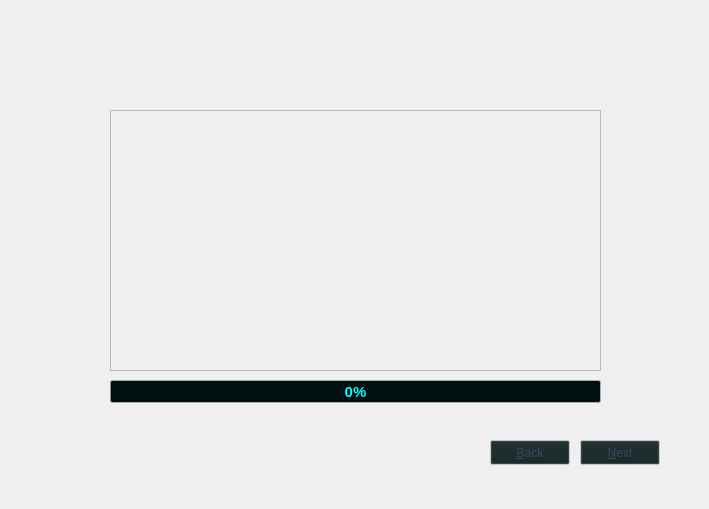
   <widget class="QWidget" name="previewScreenPage">
    <widget class="QLabel" name="backgroundPreview">
     <property name="geometry">
      <rect>
       <x>0</x>
       <y>0</y>
       <width>700</width>
       <height>500</height>
      </rect>
     </property>
     <property name="palette">
      <palette>
       <active>
        <colorrole role="WindowText">
         <brush brushstyle="SolidPattern">
          <color alpha="255">
           <red>170</red>
           <green>255</green>
           <blue>255</blue>
          </color>
         </brush>
        </colorrole>
       </active>
       <inactive>
        <colorrole role="WindowText">
         <brush brushstyle="SolidPattern">
          <color alpha="255">
           <red>170</red>
           <green>255</green>
           <blue>255</blue>
          </color>
         </brush>
        </colorrole>
       </inactive>
       <disabled>
        <colorrole role="WindowText">
         <brush brushstyle="SolidPattern">
          <color alpha="255">
           <red>119</red>
           <green>119</green>
           <blue>119</blue>
          </color>
         </brush>
        </colorrole>
       </disabled>
      </palette>
     </property>
     <property name="text">
      <string/>
     </property>
     <property name="pixmap">
      <pixmap resource="../../resources.qrc">:/src/resources/backgrounds/main.png</pixmap>
     </property>
    </widget>
    <widget class="QPushButton" name="displayCropScreenBackButton">
     <property name="enabled">
      <bool>false</bool>
     </property>
     <property name="geometry">
      <rect>
       <x>490</x>
       <y>440</y>
       <width>80</width>
       <height>25</height>
      </rect>
     </property>
     <property name="palette">
      <palette>
       <active>
        <colorrole role="Button">
         <brush brushstyle="SolidPattern">
          <color alpha="255">
           <red>18</red>
           <green>34</green>
           <blue>34</blue>
          </color>
         </brush>
        </colorrole>
        <colorrole role="ButtonText">
         <brush brushstyle="SolidPattern">
          <color alpha="255">
           <red>60</red>
           <green>180</green>
           <blue>180</blue>
          </color>
         </brush>
        </colorrole>
       </active>
       <inactive>
        <colorrole role="Button">
         <brush brushstyle="SolidPattern">
          <color alpha="255">
           <red>18</red>
           <green>34</green>
           <blue>34</blue>
          </color>
         </brush>
        </colorrole>
        <colorrole role="ButtonText">
         <brush brushstyle="SolidPattern">
          <color alpha="255">
           <red>60</red>
           <green>180</green>
           <blue>180</blue>
          </color>
         </brush>
        </colorrole>
       </inactive>
       <disabled>
        <colorrole role="Button">
         <brush brushstyle="SolidPattern">
          <color alpha="255">
           <red>18</red>
           <green>34</green>
           <blue>34</blue>
          </color>
         </brush>
        </colorrole>
        <colorrole role="ButtonText">
         <brush brushstyle="SolidPattern">
          <color alpha="255">
           <red>60</red>
           <green>68</green>
           <blue>102</blue>
          </color>
         </brush>
        </colorrole>
       </disabled>
      </palette>
     </property>
     <property name="text">
      <string>&amp;Back</string>
     </property>
    </widget>
    <widget class="QLabel" name="userImageSelect">
     <property name="geometry">
      <rect>
       <x>110</x>
       <y>110</y>
       <width>491</width>
       <height>261</height>
      </rect>
     </property>
     <property name="mouseTracking">
      <bool>true</bool>
     </property>
     <property name="styleSheet">
      <string notr="true"/>
     </property>
     <property name="frameShape">
      <enum>QFrame::StyledPanel</enum>
     </property>
     <property name="frameShadow">
      <enum>QFrame::Plain</enum>
     </property>
     <property name="lineWidth">
      <number>0</number>
     </property>
     <property name="midLineWidth">
      <number>0</number>
     </property>
     <property name="text">
      <string/>
     </property>
     <property name="alignment">
      <set>Qt::AlignCenter</set>
     </property>
    </widget>
    <widget class="QPushButton" name="displayLoadScreenButton">
     <property name="enabled">
      <bool>false</bool>
     </property>
     <property name="geometry">
      <rect>
       <x>580</x>
       <y>440</y>
       <width>80</width>
       <height>25</height>
      </rect>
     </property>
     <property name="palette">
      <palette>
       <active>
        <colorrole role="Button">
         <brush brushstyle="SolidPattern">
          <color alpha="255">
           <red>18</red>
           <green>34</green>
           <blue>34</blue>
          </color>
         </brush>
        </colorrole>
        <colorrole role="ButtonText">
         <brush brushstyle="SolidPattern">
          <color alpha="255">
           <red>60</red>
           <green>180</green>
           <blue>180</blue>
          </color>
         </brush>
        </colorrole>
       </active>
       <inactive>
        <colorrole role="Button">
         <brush brushstyle="SolidPattern">
          <color alpha="255">
           <red>18</red>
           <green>34</green>
           <blue>34</blue>
          </color>
         </brush>
        </colorrole>
        <colorrole role="ButtonText">
         <brush brushstyle="SolidPattern">
          <color alpha="255">
           <red>60</red>
           <green>180</green>
           <blue>180</blue>
          </color>
         </brush>
        </colorrole>
       </inactive>
       <disabled>
        <colorrole role="Button">
         <brush brushstyle="SolidPattern">
          <color alpha="255">
           <red>18</red>
           <green>34</green>
           <blue>34</blue>
          </color>
         </brush>
        </colorrole>
        <colorrole role="ButtonText">
         <brush brushstyle="SolidPattern">
          <color alpha="255">
           <red>60</red>
           <green>68</green>
           <blue>102</blue>
          </color>
         </brush>
        </colorrole>
       </disabled>
      </palette>
     </property>
     <property name="text">
      <string>&amp;Next</string>
     </property>
    </widget>
    <widget class="QProgressBar" name="imageProgressBar">
     <property name="enabled">
      <bool>true</bool>
     </property>
     <property name="geometry">
      <rect>
       <x>110</x>
       <y>380</y>
       <width>491</width>
       <height>23</height>
      </rect>
     </property>
     <property name="palette">
      <palette>
       <active>
        <colorrole role="Text">
         <brush brushstyle="SolidPattern">
          <color alpha="255">
           <red>0</red>
           <green>255</green>
           <blue>255</blue>
          </color>
         </brush>
        </colorrole>
        <colorrole role="Base">
         <brush brushstyle="SolidPattern">
          <color alpha="255">
           <red>0</red>
           <green>16</green>
           <blue>16</blue>
          </color>
         </brush>
        </colorrole>
        <colorrole role="Highlight">
         <brush brushstyle="SolidPattern">
          <color alpha="255">
           <red>85</red>
           <green>255</green>
           <blue>255</blue>
          </color>
         </brush>
        </colorrole>
        <colorrole role="HighlightedText">
         <brush brushstyle="SolidPattern">
          <color alpha="255">
           <red>0</red>
           <green>64</green>
           <blue>64</blue>
          </color>
         </brush>
        </colorrole>
        <colorrole role="PlaceholderText">
         <brush brushstyle="SolidPattern">
          <color alpha="128">
           <red>0</red>
           <green>255</green>
           <blue>255</blue>
          </color>
         </brush>
        </colorrole>
       </active>
       <inactive>
        <colorrole role="Text">
         <brush brushstyle="SolidPattern">
          <color alpha="255">
           <red>0</red>
           <green>255</green>
           <blue>255</blue>
          </color>
         </brush>
        </colorrole>
        <colorrole role="Base">
         <brush brushstyle="SolidPattern">
          <color alpha="255">
           <red>0</red>
           <green>16</green>
           <blue>16</blue>
          </color>
         </brush>
        </colorrole>
        <colorrole role="Highlight">
         <brush brushstyle="SolidPattern">
          <color alpha="255">
           <red>85</red>
           <green>255</green>
           <blue>255</blue>
          </color>
         </brush>
        </colorrole>
        <colorrole role="HighlightedText">
         <brush brushstyle="SolidPattern">
          <color alpha="255">
           <red>0</red>
           <green>64</green>
           <blue>64</blue>
          </color>
         </brush>
        </colorrole>
        <colorrole role="PlaceholderText">
         <brush brushstyle="SolidPattern">
          <color alpha="128">
           <red>0</red>
           <green>255</green>
           <blue>255</blue>
          </color>
         </brush>
        </colorrole>
       </inactive>
       <disabled>
        <colorrole role="Text">
         <brush brushstyle="SolidPattern">
          <color alpha="255">
           <red>123</red>
           <green>123</green>
           <blue>123</blue>
          </color>
         </brush>
        </colorrole>
        <colorrole role="Base">
         <brush brushstyle="SolidPattern">
          <color alpha="255">
           <red>238</red>
           <green>238</green>
           <blue>238</blue>
          </color>
         </brush>
        </colorrole>
        <colorrole role="Highlight">
         <brush brushstyle="SolidPattern">
          <color alpha="255">
           <red>159</red>
           <green>159</green>
           <blue>159</blue>
          </color>
         </brush>
        </colorrole>
        <colorrole role="HighlightedText">
         <brush brushstyle="SolidPattern">
          <color alpha="255">
           <red>0</red>
           <green>64</green>
           <blue>64</blue>
          </color>
         </brush>
        </colorrole>
        <colorrole role="PlaceholderText">
         <brush brushstyle="SolidPattern">
          <color alpha="128">
           <red>35</red>
           <green>38</green>
           <blue>41</blue>
          </color>
         </brush>
        </colorrole>
       </disabled>
      </palette>
     </property>
     <property name="font">
      <font>
       <pointsize>11</pointsize>
       <weight>75</weight>
       <bold>true</bold>
      </font>
     </property>
     <property name="autoFillBackground">
      <bool>false</bool>
     </property>
     <property name="value">
      <number>0</number>
     </property>
     <property name="alignment">
      <set>Qt::AlignCenter</set>
     </property>
     <property name="textVisible">
      <bool>true</bool>
     </property>
     <property name="invertedAppearance">
      <bool>false</bool>
     </property>
    </widget>
   </widget>
